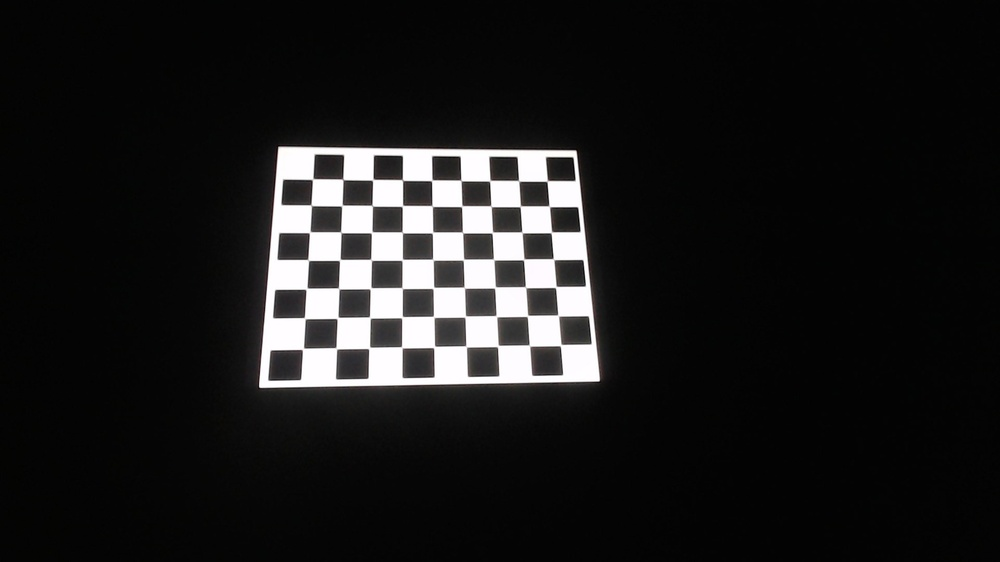
#> input picture checkerboardsv2/WIN_20240902_20_53_48_Pro.jpg, 1000 x 562 px, shrunk from 1920 x 1080 before the run; its folder holds only this picture in this run
$ python cameraCallibration.py
#> lines starting #> are read from the running program, lines starting #| are printed output that depends on the picture; long printed decimals are rounded
import cv2 as cv
import numpy as np
import glob
import os


images = [] # List to store images
imgpoints = [] #List to store checker points
objpoints = [] #List to store the real positions of the checker corners
patternSize = (9, 7) #the inner corners of the checkerboard
criteria = (cv.TERM_CRITERIA_EPS + cv.TERM_CRITERIA_MAX_ITER, 50, 0.01)  #the algorithm will stop after 50 iterations or if the corner moves by less than 0.01 pixels, whichever comes first.
objp = np.zeros((1, patternSize[0] * patternSize[1], 3), np.float32)
objp[0,:,:2] = np.mgrid[0:patternSize[0], 0:patternSize[1]].T.reshape(-1, 2)


# Directory containing your images
image_folder = os.path.join(os.getcwd(), 'checkerboardsv2')

# Use glob to find all images in the specified folder
image_files = glob.glob(os.path.join(image_folder, '*.jpg'))


# Loop over the image files and read them
for file in image_files:
    img = cv.imread(file)  # Read the image using OpenCV
#> img is the input picture: shape (562, 1000, 3); mean B, G, R 27.4, 27.4, 27.7
    if img is not None:
        images.append(img)  # Append the image to the list

#convert the list of images to a NumPy array
images_array = np.array(images)

#find corners
for i, imgColor in enumerate(images_array):
    img = cv.cvtColor(imgColor, cv.COLOR_BGR2GRAY)  #converts to greyscale

    retval, corners = cv.findChessboardCorners(img, patternSize)  #finds corners with lower accuracy

    print(retval)  #tells us if it works or not
    if retval:  #if it worked, continue
        objpoints.append(objp)
        cv.cornerSubPix(img, corners, (11, 11), (-1, -1), criteria)  #finds corners with high accuracy
        imgpoints.append(corners)

        imgColor = cv.drawChessboardCorners(imgColor, patternSize, corners, retval)  #draw the checkerboard
#> this loop made 1 pass
#> retval on pass 1: True
#| True
#> pass 1, `imgColor = cv.drawChessboardCorners(imgColor, patternSize, corners, re..`:
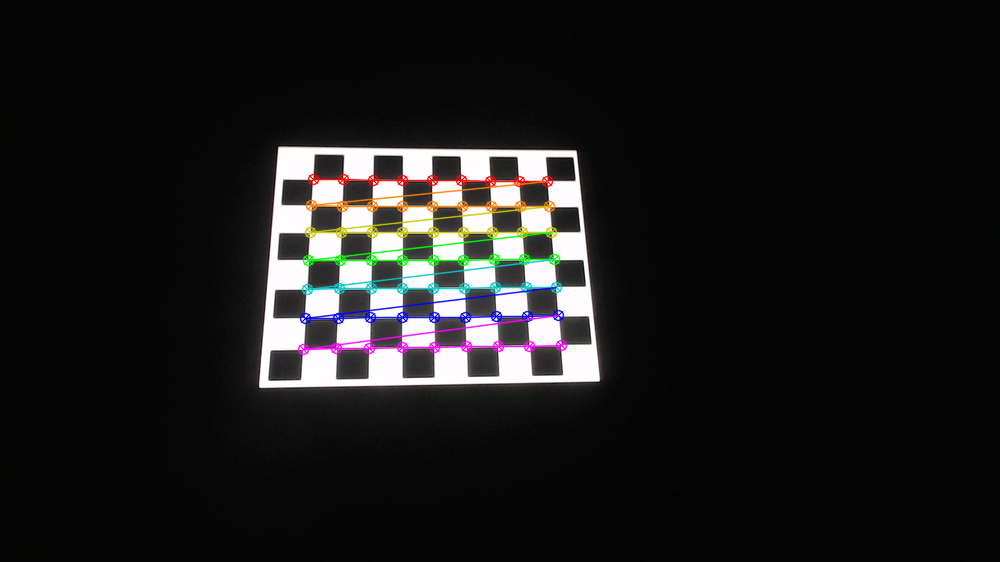
#> imgColor: shape (562, 1000, 3); mean of channels 0, 1, 2 26.5, 26.5, 27.1; drawn as B, G, R
#> after the loop, imgpoints = 1 item; objpoints = 1 item
    #cv.imshow(f'Image {i+1}', imgColor)
    #cv.waitKey(0)  # Press any key to continue to the next image

cv.destroyAllWindows

h,w = img.shape[:2]
#> h = 562; w = 1000

ret, mtx, dist, rvecs, tvecs = cv.calibrateCamera(objpoints, imgpoints, img.shape[::-1], None, None)
#> ret = 0.0674; mtx = [[710, 0, 479.8], [0, 694.4, 260.2], [0, 0, 1]]; dist = [[0.161, -2.44, -0.00541, 0.000658, 17.11]]; rvecs = ([-0.385, -0.0863, -0.0207],); tvecs = ([-5.63, -2.78, 24.04],)
print(" \nAccuracy: ")
print(ret)
#| 0.06743
print(" \nCamera matrix :")
print(mtx)
#| [[709.994   0.         479.773 ]
#|  [  0.         694.442  260.176]
#|  [  0.           0.           1.        ]]
print("\ndist coefficients: ")
print(dist)
#| [[ 1.61254865e-01 -2.43625513e+00 -5.40766746e-03  6.58218523e-04
#|    1.71085842e+01]]
# [7 lines of commented-out code are left out]
np.savez('calibration_data.npz', cameraMatrix=mtx, distCoeffs=dist)

$ run again, on checkerboardsv2/WIN_20240902_20_54_12_Pro.jpg
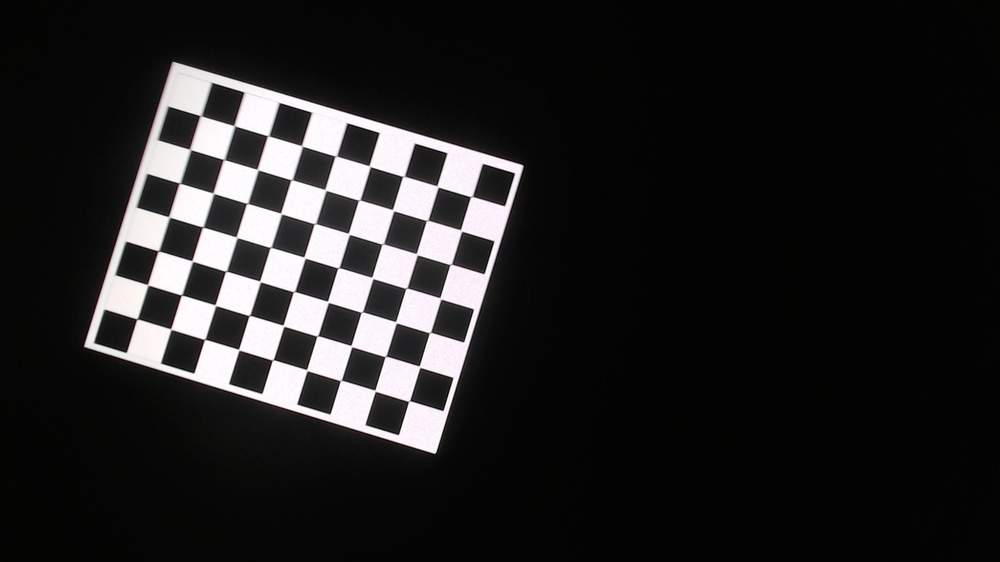
#> input picture checkerboardsv2/WIN_20240902_20_54_12_Pro.jpg, 1000 x 562 px, shrunk from 1920 x 1080 before the run
#> img is the input picture: shape (562, 1000, 3); mean B, G, R 34.7, 34.4, 35.2
#> the loop `for i, imgColor in enumerate(images_array):` made 1 pass
#> retval on pass 1: True
#> (printed output is left out)
#> pass 1, `imgColor = cv.drawChessboardCorners(imgColor, patternSize, corners, re..`:
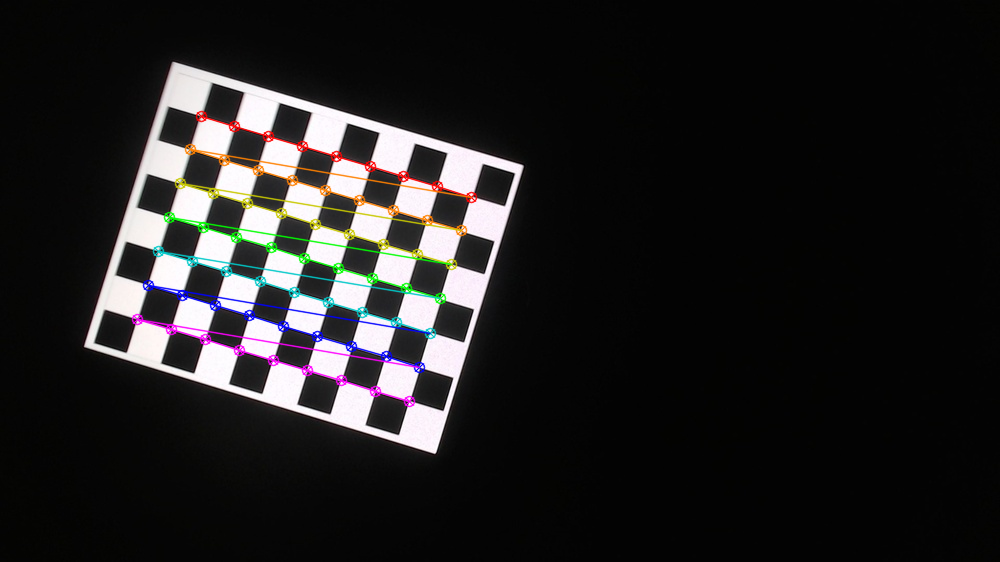
#> imgColor: shape (562, 1000, 3); mean of channels 0, 1, 2 33.9, 33.7, 34.7; drawn as B, G, R
#> after the loop `for i, imgColor in enumerate(images_array):`: imgpoints = 1 item
#> ret = 0.0824; mtx = [[2507.1, 0, 455.5], [0, 2507.5, 275.2], [0, 0, 1]]; dist = [[0.767, -23.53, 0.00448, 0.00885, -55.63]]; rvecs = ([-0.0723, 0.048, 0.293],); tvecs = ([-7.21, -4.51, 71.04],)
#| 0.08237
#| [[2.50708677e+03 0.00000000e+00 4.55536041e+02]
#|  [0.00000000e+00 2.50746932e+03 2.75169819e+02]
#|  [0.00000000e+00 0.00000000e+00 1.00000000e+00]]
#| [[ 7.67186406e-01 -2.35347648e+01  4.48394454e-03  8.84969557e-03
#|   -5.56309350e+01]]

$ run again, on checkerboardsv2/WIN_20240902_20_58_29_Pro.jpg
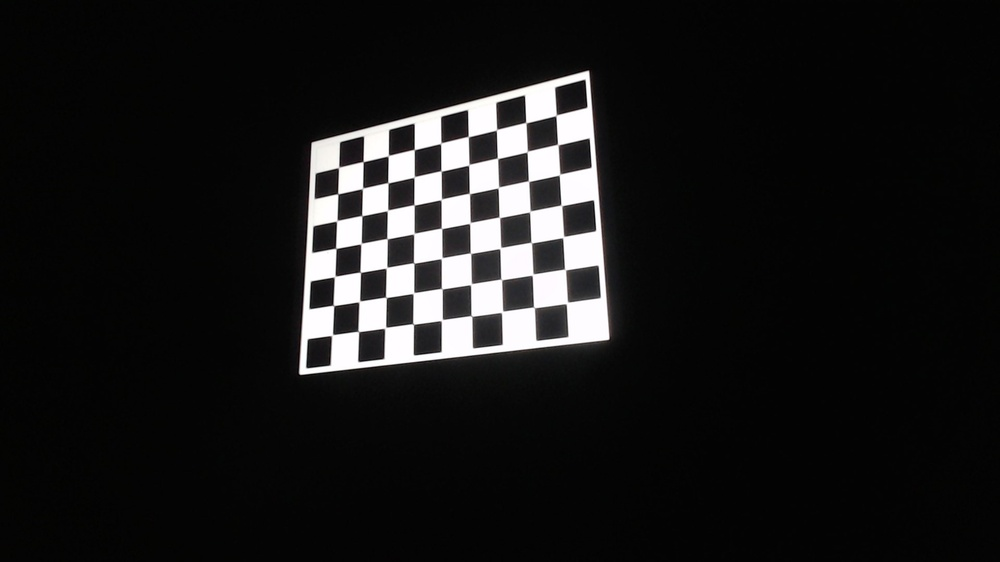
#> input picture checkerboardsv2/WIN_20240902_20_58_29_Pro.jpg, 1000 x 562 px, shrunk from 1920 x 1080 before the run
#> img is the input picture: shape (562, 1000, 3); mean B, G, R 25.1, 25, 25.3
#> the loop `for i, imgColor in enumerate(images_array):` made 1 pass
#> retval on pass 1: True
#> (printed output is left out)
#> pass 1, `imgColor = cv.drawChessboardCorners(imgColor, patternSize, corners, re..`:
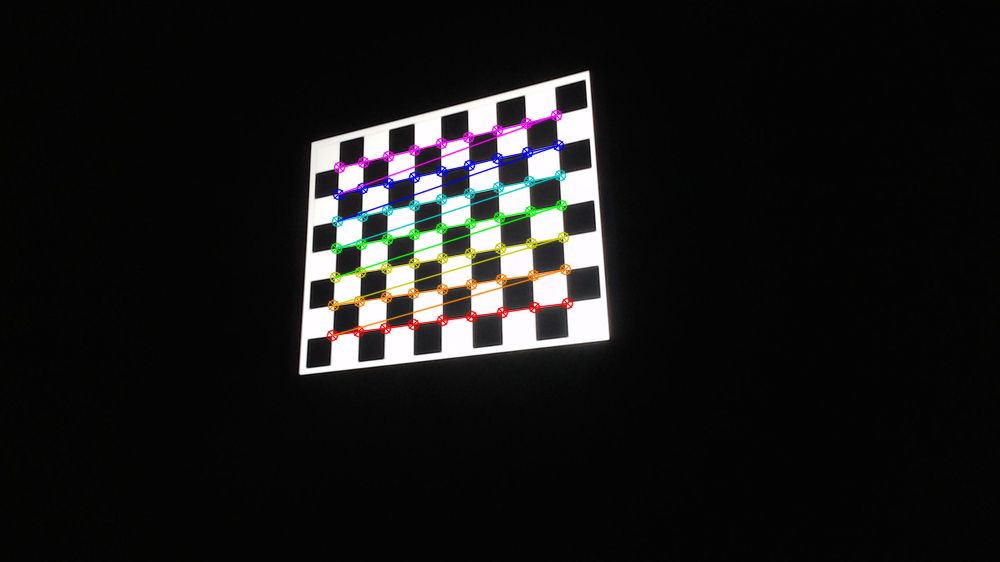
#> imgColor: shape (562, 1000, 3); mean of channels 0, 1, 2 24.3, 24.4, 24.8; drawn as B, G, R
#> after the loop `for i, imgColor in enumerate(images_array):`: imgpoints = 1 item
#> ret = 0.066; mtx = [[652.3, 0, 532.9], [0, 643, 298.1], [0, 0, 1]]; dist = [[-0.00161, 0.351, -0.0012, -0.00793, -0.619]]; rvecs = ([0.573, 0.386, 2.97],); tvecs = ([0.953, 0.138, 18.33],)
#| 0.06604
#| [[652.342   0.         532.935]
#|  [  0.         643.028 298.061]
#|  [  0.           0.           1.        ]]
#| [[-0.001614  0.3507 -0.001204 -0.007927 -0.6191]]

$ run again, on checkerboardsv2/WIN_20240902_20_53_51_Pro.jpg
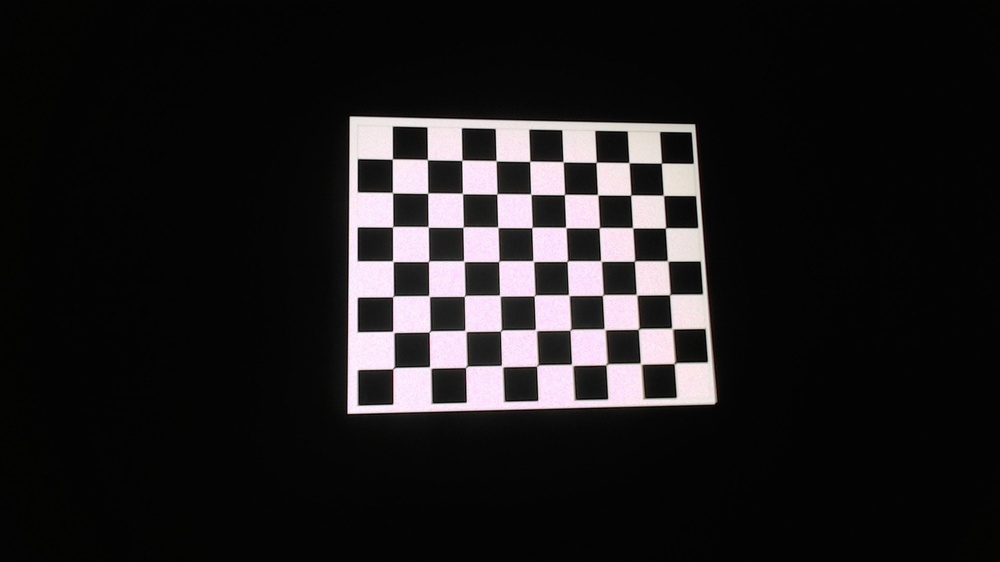
#> input picture checkerboardsv2/WIN_20240902_20_53_51_Pro.jpg, 1000 x 562 px, shrunk from 1920 x 1080 before the run
#> img is the input picture: shape (562, 1000, 3); mean B, G, R 30.3, 29.2, 31.3
#> the loop `for i, imgColor in enumerate(images_array):` made 1 pass
#> retval on pass 1: True
#> (printed output is left out)
#> pass 1, `imgColor = cv.drawChessboardCorners(imgColor, patternSize, corners, re..`:
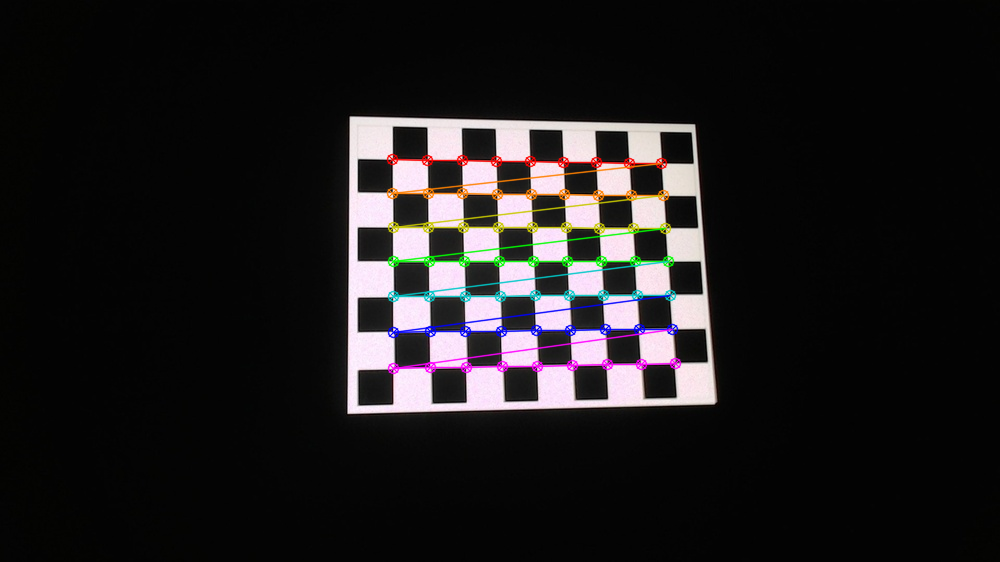
#> imgColor: shape (562, 1000, 3); mean of channels 0, 1, 2 29.6, 28.7, 30.9; drawn as B, G, R
#> after the loop `for i, imgColor in enumerate(images_array):`: imgpoints = 1 item
#> ret = 0.089; mtx = [[780.3, 0, 507], [0, 780.4, 293.7], [0, 0, 1]]; dist = [[0.103, -1.57, -5.24e-05, 0.00508, 14.72]]; rvecs = ([-0.173, -0.14, -0.0185],); tvecs = ([-3.3, -3.87, 22.43],)
#| 0.08904
#| [[780.333   0.         506.981]
#|  [  0.         780.364 293.709]
#|  [  0.           0.           1.        ]]
#| [[ 1.03165512e-01 -1.57381039e+00 -5.23502520e-05  5.07916027e-03
#|    1.47215755e+01]]
